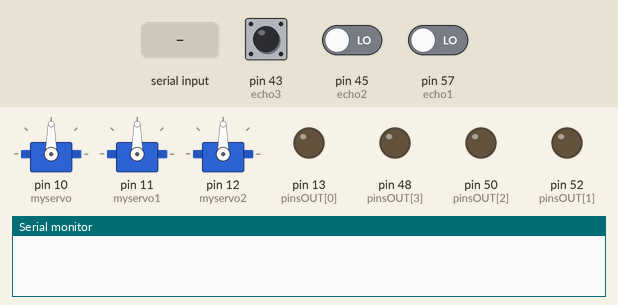
Recording of a sketch running on a simulated Arduino Mega 2560, built with avr-gcc and run on an emulated ATmega2560. Shown: 3 × servo, output pins drawn as LEDs (lit = HIGH), the last lines printed to the serial monitor. The test bench sets the inputs (shaded band); at power-on: pin 43 (echo3) LOW, pin 45 (echo2) LOW, pin 57 (echo1) LOW.

Above: at 1.2 s.
1.3 s: pin 43 (echo3) pulsed HIGH 5 times (0.12 s each, 0.3 s apart)
At 2.1 s:
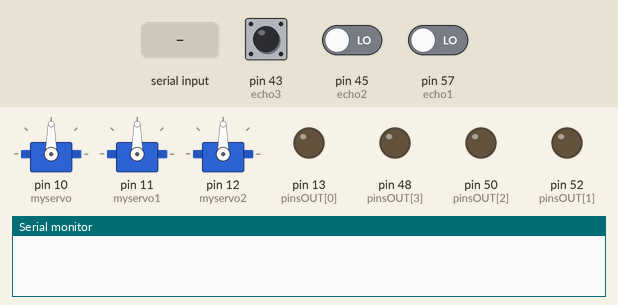
4.3 s: "1\n" received over Serial
At 7.6 s:
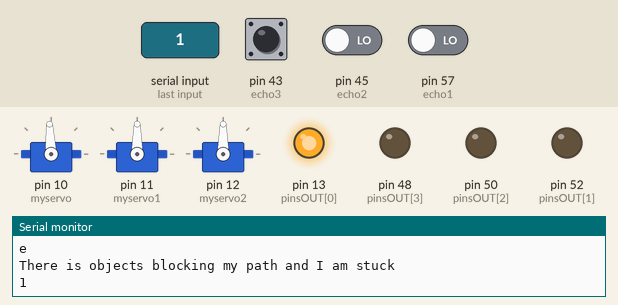
At 12.8 s:
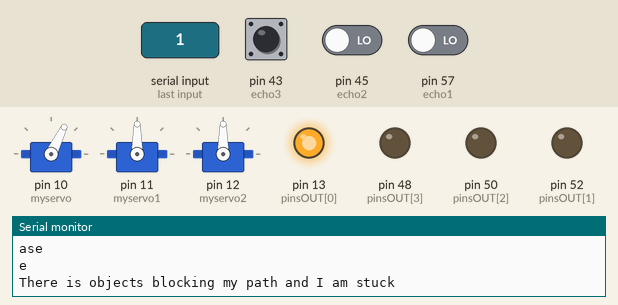
Timing chart, 0 to 13.3 s (numbered marks = the images above; inputs shaded):
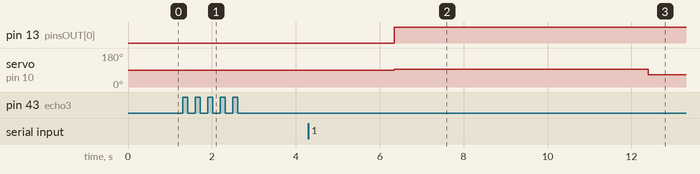

Measured:
- after the input at 1.3 s, pin 13 (pinsOUT[0]): stays LOW (without the input it goes to HIGH after 1.7 s); servo on pin 10 (myservo): stays 90° (without the input it goes to 64° after 1.7 s)
- after the input at 4.3 s, servo on pin 10 (myservo): 90° → 93° after 2.0 s, → 64° 6.0 s later

The sketch:

Team_3_ADC_ArduinoCode_Version3__1_.ino
```cpp
/* Team 3- Automatic Delivery Cart Arduino code */
#include <LiquidCrystal_I2C.h>
#include <SPI.h>
#include <MFRC522.h>
#include <Keypad.h>
#include <Servo.h> //used to drive the car

/*UltraSonic Pins- SENSOR LAYOUT MAY NEED TO BE ADJUSTED */
#define trig1 46 //front sensor
#define echo1 57 //front sensor
#define trig2 44 //right sensor
#define echo2 45 //right sensor
#define trig3 42 //left sensor
#define echo3 43 //left sensor

int frontDistance; //
int leftDistance;
int rightDistance;
int number;// switch case number

/*Used in Motor Driver functions*/
Servo myservo; // Initializing PWM variable name for Neutral and Brake
Servo myservo1; // Initializing PWM variable name for Forward and Reverse
Servo myservo2; //Initializing PWM variable name for Left and Right turn

int motorCase = 0;

void setup() {
 Serial.begin(9600);

 /*Set up for Motor Driver functions*/
 myservo.attach(10); //Initializing PWM Pin for Neutral and Brake
 myservo1.attach(11); //Initializing PWM Pin for Forward and Reverse
 myservo2.attach(12); //Initializing PWM Pin for Left and Right Turn
int pinsIN[] = {53,51,49}; //each pin is echo for ultrasound in this array
int pinsOUT[] = {13,52,50,48}; //each pin is to set for output, pin 13 is for motor relay; 52, 50, 49 are trig on ultrasounds

  for (int i=0; i<3; i++) {
     pinMode(pinsIN[i],INPUT);
  } //for (int i=0; i=3; i++)
  for ( int i=0; i<4; i++) {
     pinMode(pinsOUT[i],OUTPUT);
  } //for(int i=0; i<4; i++)

  //Serial.println("Ultrasonic sensor:");

}//void setup

void loop() {

 //Ultrasonic Sensor code
 frontDistance = readUltraSound1(); //gets how far objects are in front of robot
 //Serial.println("Ultrasonic sensor Front:");
 rightDistance = readUltraSound2(); //gets how far objects are on the right of the robot
 //Serial.println("Ultrasonic sensor Right:");
 leftDistance = readUltraSound3(); //gets how far objects are on the left of the robot
 //Serial.println("Ultrasonic sensor Left:");
Serial.print("Front:");
Serial.print(frontDistance);
Serial.print("| ");
Serial.print("Right ");
Serial.print(rightDistance);
Serial.print("| ");
Serial.print("Left: ");
Serial.print(leftDistance);
Serial.println(" ");
//compareDist(frontDistance, rightDistance, leftDistance); UNCOMMENT THIS if the switch will be updated as motorCase is updated
  //This if structure is in the function at the bottom but I wasn't sure if the motorCase would update the switch
  if(frontDistance > 100) {
    motorCase = 2; //case for going forward
    Serial.println( motorCase);
  }//if(frontDistance > 500)
  if(frontDistance < 100 & leftDistance > rightDistance){
    motorCase = 5; //will turn the wheels left
    Serial.println( motorCase);
    delay(1000);
    motorCase = 7; //will turn the wheels back straight
    Serial.println( motorCase);
  }//if(frontDistance < 50 && leftDistance >> rightDistance)
  if(frontDistance < 100 & leftDistance < rightDistance) {
    motorCase = 6; //will turn the wheels to the right
    Serial.println( motorCase);
    delay(1000);
    motorCase = 7; //will turn the wheels back straight
    Serial.println( motorCase);
  }//if(frontDistance <50 && leftDistance << rightDistance)
  if(frontDistance < 30 & leftDistance <30 & rightDistance <30) {
    motorCase = 1; //this is the neutral case, sometimes needed to stop
    Serial.println("Case" + motorCase);
    motorCase = 3; //this is the brake case
    Serial.println("Case"+ motorCase);
    Serial.println("There is objects blocking my path and I am stuck");
  }//if(frontDistance<30 && leftDistance <30 && rightDistance <30)


 /*This read the serial line and uses the input to control the motors based on the switchcase */
 if (Serial.available() > 0) { //Checking for incoming serial data
    motorCase = Serial.read()-'0'; //Converting string encoded data into integer
    Serial.println(motorCase);
    } //if(Serial.available() >0)

 //This swithcase can either be controlled for the serial monitor or from the ultrasound compare distance case
 switch(motorCase){
      case 1:                       //Case for Neutral
      digitalWrite(13,HIGH);
      myservo.writeMicroseconds(1500);
      break;

      case 2:                      //Case for Forward
      digitalWrite(13, LOW);
      myservo1.write(120);
      break;

      case 3:                      //Case for Brake
      digitalWrite(13, HIGH);
      myservo.writeMicroseconds(1200);
      break;

      case 4:                     //Case for Reverse
      myservo.writeMicroseconds(1200); // PWM pulses for break
      delay(1000);
      digitalWrite(13,HIGH); // Switching gear to neutral
      myservo.writeMicroseconds(1500); // PWM pulses for neutral
      delay(1000);
      digitalWrite(13, LOW);
      myservo1.write(25);
      break;

      case 5:                    //Case for Left turn
      myservo2.write(50);
      break;

      case 6:
      myservo2.write(120);  //Case for Right turn
      break;

      case 7:                    //Case for wheels going straight
      myservo2.write(90);
      break;

      default:
      break;
   }//switch(number)

//Serial.println("Number:" + motorCase);
}//void loop()


//Read sensor data for each Ultrasound sensor
//front sensor on pins 52 and 53
float readUltraSound1 () {
  digitalWrite(trig1, LOW);
  delayMicroseconds(2);
  digitalWrite(trig1, HIGH);
  delayMicroseconds(10);
  digitalWrite(trig1, LOW);
  float frontDistance = pulseIn(echo1, HIGH)/58.00; //Equivalent to (340m/s*1us)/1
  return frontDistance;
}//float readUltraSound1

//right sensor on pins 50 and 51
float readUltraSound2 () {
  digitalWrite(trig2, LOW);
  delayMicroseconds(2);
  digitalWrite(trig2, HIGH);
  delayMicroseconds(10);
  digitalWrite(trig2, LOW);
  float rightDistance = pulseIn(echo2, HIGH)/58.00; //Equivalent to (340m/s*1us)/1
  return rightDistance;
}//float readUltraSound2

//left sensor on pins 48 and 49
float readUltraSound3 () {
  digitalWrite(trig3, LOW);
  delayMicroseconds(2);
  digitalWrite(trig3, HIGH);
  delayMicroseconds(10);
  digitalWrite(trig3, LOW);
  float leftDistance = pulseIn(echo3, HIGH)/58.00; //Equivalent to (340m/s*1us)/1
  return leftDistance;
}//float readUltraSound3

//This function will compare the distance and the variable motorCase will be updated accordingly
/*int compareDist(frontDistance, rightDistance, leftDistance) {
  if(frontDistance > 500) {
    motorCase = 2; //case for going forward
  }//if(frontDistance > 500)
  if(frontDistance < 50 && leftDistance >> rightDistance){
    motorCase = 5; //will turn the wheels left
    delay(1000);
    motorCase = 7; //will turn the wheels back straight
  }//if(frontDistance < 50 && leftDistance >> rightDistance)
  if(frontDistance <50 && leftDistance << rightDistance) {
    motorCase = 6; //will turn the wheels to the right
    delay(1000);
    motorCase = 7; //will turn the wheels back straight
  }//if(frontDistance <50 && leftDistance << rightDistance)
  if(frontDistance <30 && leftDistance <30 && rightDistance <30) {
    motorCase = 1; //this is the neutral case, sometimes needed to stop
    motorCase = 3; //this is the brake case
    Serial.println("There is objects blocking my path and I am stuck");
  }//if(frontDistance<30 && leftDistance <30 && rightDistance <30)
}int compareDist(frontDistance, rightDistance, leftDistance)*/
```
